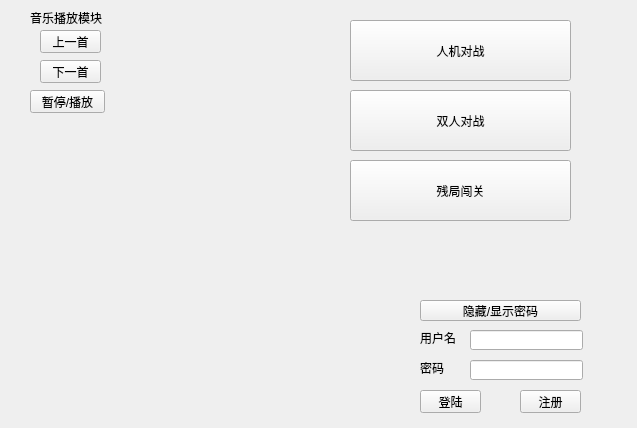
<?xml version="1.0" encoding="UTF-8"?>
<ui version="4.0">
 <class>Widget</class>
 <widget class="QWidget" name="Widget">
  <property name="geometry">
   <rect>
    <x>0</x>
    <y>0</y>
    <width>637</width>
    <height>428</height>
   </rect>
  </property>
  <property name="windowTitle">
   <string>Widget</string>
  </property>
  <widget class="QPushButton" name="pushButton">
   <property name="geometry">
    <rect>
     <x>350</x>
     <y>20</y>
     <width>221</width>
     <height>61</height>
    </rect>
   </property>
   <property name="text">
    <string>人机对战</string>
   </property>
  </widget>
  <widget class="QPushButton" name="pushButton_2">
   <property name="geometry">
    <rect>
     <x>350</x>
     <y>90</y>
     <width>221</width>
     <height>61</height>
    </rect>
   </property>
   <property name="text">
    <string>双人对战</string>
   </property>
  </widget>
  <widget class="QLineEdit" name="user">
   <property name="geometry">
    <rect>
     <x>470</x>
     <y>330</y>
     <width>113</width>
     <height>20</height>
    </rect>
   </property>
  </widget>
  <widget class="QLineEdit" name="paw">
   <property name="geometry">
    <rect>
     <x>470</x>
     <y>360</y>
     <width>113</width>
     <height>20</height>
    </rect>
   </property>
  </widget>
  <widget class="QLabel" name="label_2">
   <property name="geometry">
    <rect>
     <x>420</x>
     <y>330</y>
     <width>41</width>
     <height>16</height>
    </rect>
   </property>
   <property name="text">
    <string>用户名</string>
   </property>
  </widget>
  <widget class="QLabel" name="label_3">
   <property name="geometry">
    <rect>
     <x>420</x>
     <y>360</y>
     <width>31</width>
     <height>16</height>
    </rect>
   </property>
   <property name="text">
    <string>密码</string>
   </property>
  </widget>
  <widget class="QPushButton" name="pushButton_3">
   <property name="geometry">
    <rect>
     <x>420</x>
     <y>390</y>
     <width>61</width>
     <height>23</height>
    </rect>
   </property>
   <property name="text">
    <string>登陆</string>
   </property>
  </widget>
  <widget class="QPushButton" name="pushButton_4">
   <property name="geometry">
    <rect>
     <x>520</x>
     <y>390</y>
     <width>61</width>
     <height>23</height>
    </rect>
   </property>
   <property name="text">
    <string>注册</string>
   </property>
  </widget>
  <widget class="QPushButton" name="pushButton_5">
   <property name="geometry">
    <rect>
     <x>420</x>
     <y>300</y>
     <width>161</width>
     <height>21</height>
    </rect>
   </property>
   <property name="text">
    <string>隐藏/显示密码</string>
   </property>
  </widget>
  <widget class="QLabel" name="label">
   <property name="geometry">
    <rect>
     <x>0</x>
     <y>-10</y>
     <width>641</width>
     <height>441</height>
    </rect>
   </property>
   <property name="text">
    <string/>
   </property>
   <property name="pixmap">
    <pixmap>image/2.png</pixmap>
   </property>
   <property name="scaledContents">
    <bool>true</bool>
   </property>
  </widget>
  <widget class="QPushButton" name="pushButton_6">
   <property name="geometry">
    <rect>
     <x>350</x>
     <y>160</y>
     <width>221</width>
     <height>61</height>
    </rect>
   </property>
   <property name="text">
    <string>残局闯关</string>
   </property>
  </widget>
  <widget class="QLabel" name="label_4">
   <property name="geometry">
    <rect>
     <x>30</x>
     <y>10</y>
     <width>81</width>
     <height>16</height>
    </rect>
   </property>
   <property name="text">
    <string>音乐播放模块</string>
   </property>
  </widget>
  <widget class="QPushButton" name="pushButton_7">
   <property name="geometry">
    <rect>
     <x>40</x>
     <y>60</y>
     <width>61</width>
     <height>23</height>
    </rect>
   </property>
   <property name="text">
    <string>下一首</string>
   </property>
  </widget>
  <widget class="QPushButton" name="pushButton_8">
   <property name="geometry">
    <rect>
     <x>40</x>
     <y>30</y>
     <width>61</width>
     <height>23</height>
    </rect>
   </property>
   <property name="text">
    <string>上一首</string>
   </property>
  </widget>
  <widget class="QPushButton" name="pushButton_9">
   <property name="geometry">
    <rect>
     <x>30</x>
     <y>90</y>
     <width>75</width>
     <height>23</height>
    </rect>
   </property>
   <property name="text">
    <string>暂停/播放</string>
   </property>
  </widget>
  <zorder>label</zorder>
  <zorder>pushButton</zorder>
  <zorder>pushButton_2</zorder>
  <zorder>user</zorder>
  <zorder>paw</zorder>
  <zorder>label_2</zorder>
  <zorder>label_3</zorder>
  <zorder>pushButton_3</zorder>
  <zorder>pushButton_4</zorder>
  <zorder>pushButton_5</zorder>
  <zorder>pushButton_6</zorder>
  <zorder>label_4</zorder>
  <zorder>pushButton_7</zorder>
  <zorder>pushButton_8</zorder>
  <zorder>pushButton_9</zorder>
 </widget>
 <layoutdefault spacing="6" margin="11"/>
 <resources/>
 <connections/>
</ui>
